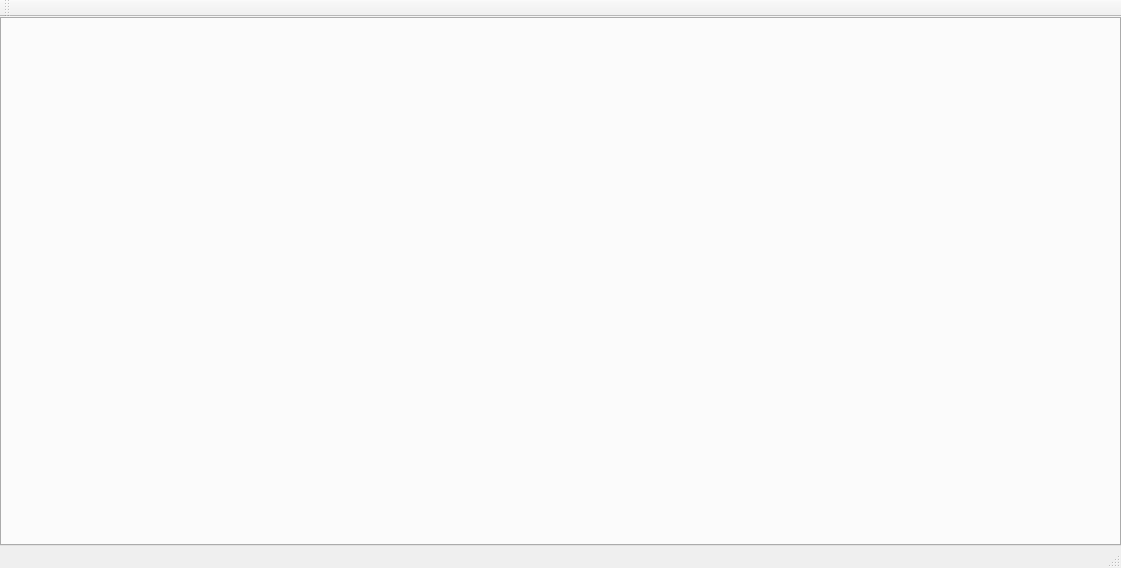
<?xml version="1.0" encoding="UTF-8"?>
<ui version="4.0">
 <class>MainWindow</class>
 <widget class="QMainWindow" name="MainWindow">
  <property name="geometry">
   <rect>
    <x>0</x>
    <y>0</y>
    <width>1121</width>
    <height>568</height>
   </rect>
  </property>
  <property name="windowTitle">
   <string>MainWindow</string>
  </property>
  <widget class="QWidget" name="centralWidget">
   <layout class="QVBoxLayout" name="verticalLayout">
    <property name="spacing">
     <number>0</number>
    </property>
    <property name="leftMargin">
     <number>0</number>
    </property>
    <property name="topMargin">
     <number>0</number>
    </property>
    <property name="rightMargin">
     <number>0</number>
    </property>
    <property name="bottomMargin">
     <number>0</number>
    </property>
    <item>
     <widget class="QTabWidget" name="tabWidget">
      <property name="tabsClosable">
       <bool>true</bool>
      </property>
     </widget>
    </item>
   </layout>
  </widget>
  <widget class="QToolBar" name="mainToolBar">
   <attribute name="toolBarArea">
    <enum>TopToolBarArea</enum>
   </attribute>
   <attribute name="toolBarBreak">
    <bool>false</bool>
   </attribute>
  </widget>
  <widget class="QStatusBar" name="statusBar"/>
 </widget>
 <layoutdefault spacing="6" margin="11"/>
 <resources/>
 <connections/>
</ui>
